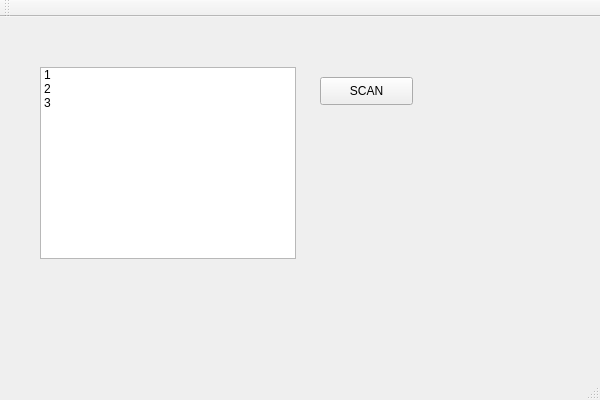
<?xml version="1.0" encoding="UTF-8"?>
<ui version="4.0">
 <class>guiMainClass</class>
 <widget class="QMainWindow" name="guiMainClass">
  <property name="geometry">
   <rect>
    <x>0</x>
    <y>0</y>
    <width>600</width>
    <height>400</height>
   </rect>
  </property>
  <property name="windowTitle">
   <string>guiMain</string>
  </property>
  <widget class="QWidget" name="centralWidget">
   <widget class="QListWidget" name="midiDeviceList">
    <property name="geometry">
     <rect>
      <x>40</x>
      <y>50</y>
      <width>256</width>
      <height>192</height>
     </rect>
    </property>
    <item>
     <property name="text">
      <string>1</string>
     </property>
    </item>
    <item>
     <property name="text">
      <string>2</string>
     </property>
    </item>
    <item>
     <property name="text">
      <string>3</string>
     </property>
    </item>
   </widget>
   <widget class="QPushButton" name="deviceScan">
    <property name="geometry">
     <rect>
      <x>320</x>
      <y>60</y>
      <width>93</width>
      <height>28</height>
     </rect>
    </property>
    <property name="text">
     <string>SCAN</string>
    </property>
   </widget>
  </widget>
  <widget class="QMenuBar" name="menuBar">
   <property name="geometry">
    <rect>
     <x>0</x>
     <y>0</y>
     <width>600</width>
     <height>26</height>
    </rect>
   </property>
  </widget>
  <widget class="QToolBar" name="mainToolBar">
   <attribute name="toolBarArea">
    <enum>TopToolBarArea</enum>
   </attribute>
   <attribute name="toolBarBreak">
    <bool>false</bool>
   </attribute>
  </widget>
  <widget class="QStatusBar" name="statusBar"/>
 </widget>
 <layoutdefault spacing="6" margin="11"/>
 <resources>
  <include location="guiMain.qrc"/>
 </resources>
 <connections/>
</ui>
